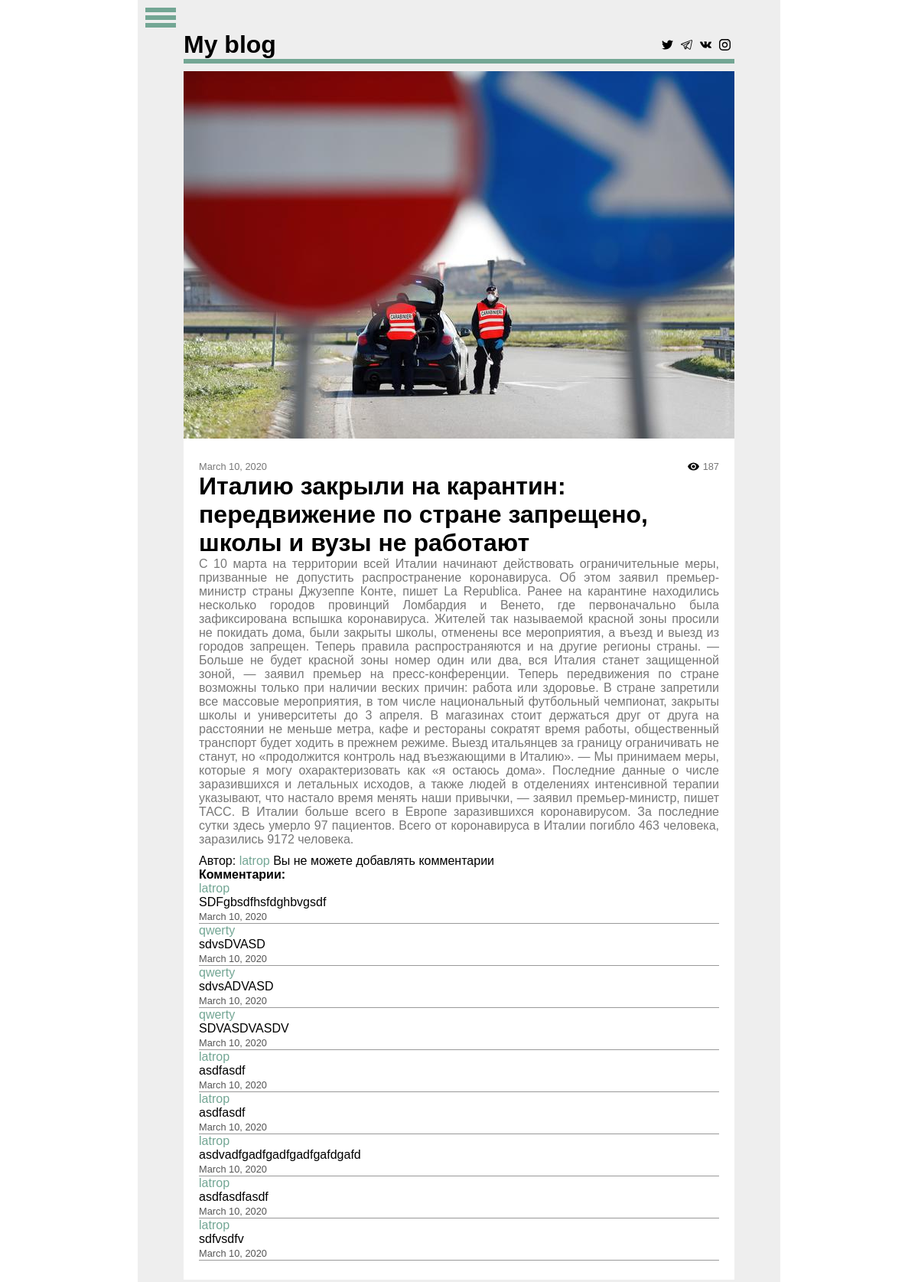
Screenshot of /29 with the database file from the repository.
### news/models.py (models this page shows, shortened)
class News(models.Model):
    author = models.ForeignKey(User,on_delete=models.CASCADE,default=0)
    title = models.CharField(max_length=200)
    prev_text = models.TextField(default='')
    text = models.TextField()
    views = models.IntegerField(default=0)
    image = models.ImageField(blank=True,null=True,default=None,upload_to='media/',height_field=None,width_field=None,max_length=100)
    date = models.DateField(auto_now_add=True)

class Comments(models.Model):
    user = models.ForeignKey(User,on_delete=models.CASCADE,default=0)
    text = models.TextField()
    date = models.DateField(auto_now_add=True)
    news= models.ForeignKey(News,on_delete=models.CASCADE,default=0,related_name='comments')

### news/views.py (the view, shortened to what this page needs)
# urls.py: path('<int:news_id>', views.details, name='details'),
def details(request, news_id):
    query = get_object_or_404(News, pk=news_id)
    query.views = query.views + 1
    query.save()
    comment = commentForm()
    context = {"news_item": query}
    if request.user.has_perm('news.add_comments'):
        context["form"] = comment
    return render(request, 'details.html', context)

### news/templates/details.html (shortened to what this page needs)
{% extends 'base.html' %}
{% block body %}
    {% if news_item %}
        <div class="news_item">
        <img src="http://127.0.0.1:8000/media/{{ news_item.image }}">
        <div class="info_item">
        <div class="info">
            <div class="date">{{ news_item.date }}</div>
            <div class="views">{{ news_item.views }}</div>
        </div>
        <h1 class="title">{{ news_item.title }}</h1>
        <p class="text">{{ news_item.text }}</p>
        <span>Автор: <a class="link"
                        href="{% url 'news:user' news_item.author.id %}">{{ news_item.author.username }}</a></span>
        {% if user.is_authenticated and perms.news.add_comments %}
            <form method="POST">
            {% csrf_token %}
            {% if form %}
                {{ form }}
            {% endif %}
            <input type="submit" value="Готово" class="btn">
        {% else %}
            Вы не можете добавлять комментарии
        {% endif %}
    <h4>Комментарии:</h4>
    {% for comment_item in news_item.comments.all reversed %}
        <div class="comment">
            <a class="link" href="{% url 'news:user' comment_item.user.id %}">{{ comment_item.user.username }}</a>
            <p>{{ comment_item.text }}</p>
            <div class="perms">
                <span class="date">{{ comment_item.date }}</span>
            </div>
        </div>
    {% endfor %}
    {% endif %}
</div>
</div>
{% endblock %}

### static/css/main.css (style rules this page uses)
* { margin: 0; padding: 0; box-sizing: border-box; font-family: Franklin Gothic, Arial, sans-serif; }
a { text-decoration: none; }
.link { color: #73a694; }
.news_item { background-color: #fff; margin-bottom: 10px; }
.news_item img { width: 100%; }
.prev_text, .text { color: #777; margin-bottom: 10px; text-align: justify; }
.info_item { padding: 25px 20px; }
.info { display: flex; justify-content: space-between; }
.date { font-size: 0.8em; color: #777; }
.views { padding-left: 20px; background: url('/static/img/icons/eye.svg') no-repeat; font-size: 0.8em; color: #777; }
.comment { border-bottom: 1px solid #999; }
.perms { display: block; }
.perms > * { margin-right: 5px; font-size: 0.8em; color: #555; }

### rows the page displays
News: image (picture), date "March 10, 2020", views "187", title "Италию закрыли на карантин: передвижение по стране запрещено, школы и вузы не работают", text "С 10 марта на территории всей Италии начинают действовать ограничительные меры, призванные не допустить распространение коронавируса. Об этом заявил премьер-министр страны Джузеппе Конте, пишет La Republica. Ранее на карантине находились несколько городов провинций Ломбардия и Венето, где первоначально была зафиксирована вспышка коронавируса. Жителей так называемой красной зоны просили не покидать дома, были закрыты школы, отменены все мероприятия, а въезд и выезд из городов запрещен. Теперь правила распространяются и на другие регионы страны. — Больше не будет красной зоны номер один или два, вся Италия станет защищенной зоной, — заявил премьер на пресс-конференции. Теперь передвижения по…", author.username "latrop"
Comments: user.username "latrop", text "SDFgbsdfhsfdghbvgsdf", date "March 10, 2020"
Comments: user.username "qwerty", text "sdvsDVASD", date "March 10, 2020"
Comments: user.username "qwerty", text "sdvsADVASD", date "March 10, 2020"
Comments: user.username "qwerty", text "SDVASDVASDV", date "March 10, 2020"
Comments: user.username "latrop", text "asdfasdf", date "March 10, 2020"
Comments: user.username "latrop", text "asdfasdf", date "March 10, 2020"
Comments: user.username "latrop", text "asdvadfgadfgadfgadfgafdgafd", date "March 10, 2020"
Comments: user.username "latrop", text "asdfasdfasdf", date "March 10, 2020"
Comments: user.username "latrop", text "sdfvsdfv", date "March 10, 2020"
